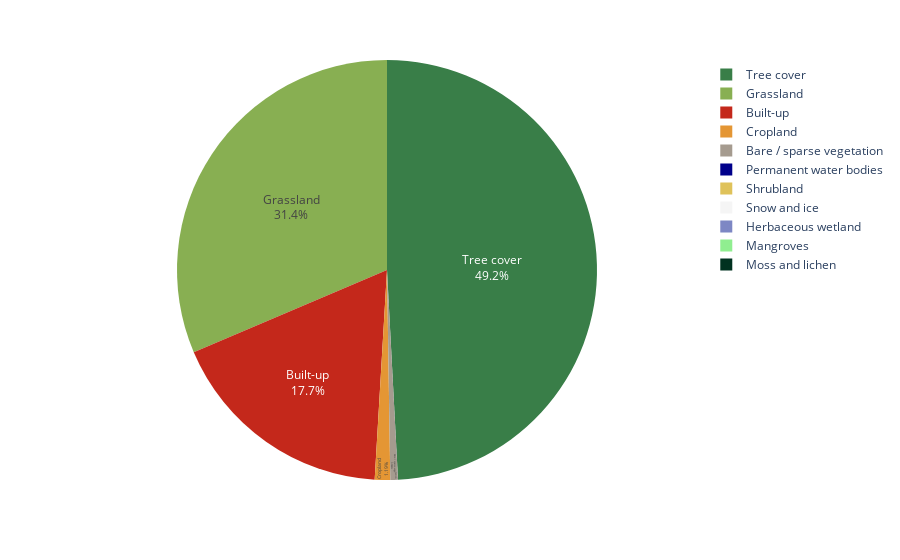

Notebook cell for this chart:
### Markdown cell above
Land Cover

### Code cell
lc_stats()

### Figure 1 — Plotly figure (JSON) as saved in the notebook; plotly's stock layout.template omitted (floating-point values rounded to 4 significant figures)
{"data": [{"customdata": [["Tree cover"], ["Shrubland"], ["Grassland"], ["Cropland"], ["Built-up"], ["Bare / sparse vegetation"], ["Snow and ice"], ["Permanent water bodies"], ["Herbaceous wetland"], ["Mangroves"], ["Moss and lichen"]], "domain": {"x": [0, 1], "y": [0, 1]}, "hovertemplate": "Land Cover Type=%{customdata[0]}<br>Pixel Count=%{value}<extra></extra>", "labels": ["Tree cover", "Shrubland", "Grassland", "Cropland", "Built-up", "Bare / sparse vegetation", "Snow and ice", "Permanent water bodies", "Herbaceous wetland", "Mangroves", "Moss and lichen"], "legendgroup": "", "marker": {"colors": ["#397e48", "#dfc25a", "#88af52", "#e49634", "#c4281b", "#a59b8f", "#F5F5F5", "#00008b", "#7d87c4", "#90EE90", "#013220"]}, "name": "", "showlegend": true, "textinfo": "percent+label", "textposition": "inside", "type": "pie", "values": [87720.0, 0, 56030.0, 2117.0, 31510.0, 1043.0, 0, 4, 0, 0, 0]}], "layout": {"legend": {"tracegroupgap": 0}, "margin": {"t": 60}}}
